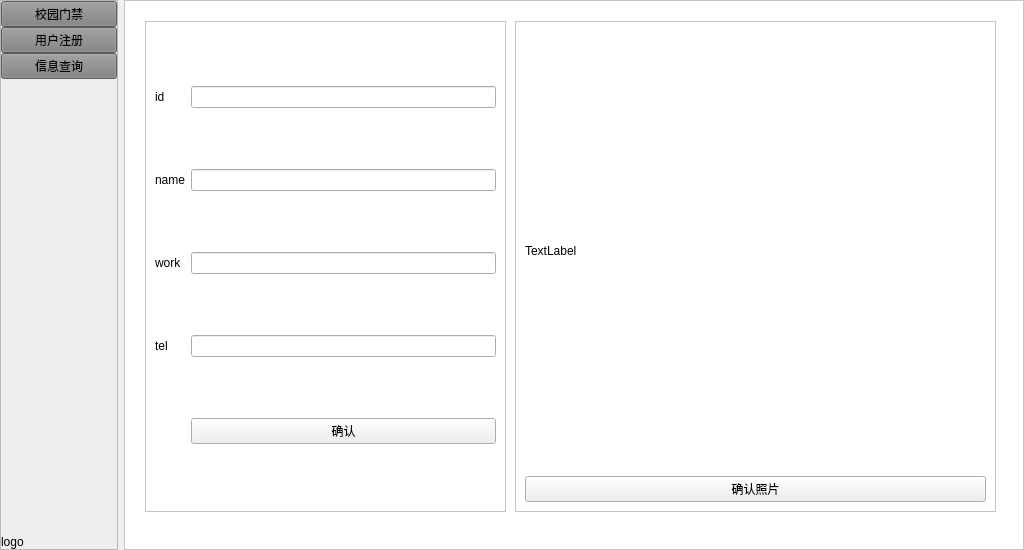
<?xml version="1.0" encoding="UTF-8"?>
<ui version="4.0">
 <class>MainWindow</class>
 <widget class="QMainWindow" name="MainWindow">
  <property name="geometry">
   <rect>
    <x>0</x>
    <y>0</y>
    <width>1024</width>
    <height>550</height>
   </rect>
  </property>
  <property name="maximumSize">
   <size>
    <width>1024</width>
    <height>600</height>
   </size>
  </property>
  <property name="windowTitle">
   <string>MainWindow</string>
  </property>
  <widget class="QWidget" name="centralwidget">
   <layout class="QGridLayout" name="gridLayout_2">
    <property name="leftMargin">
     <number>0</number>
    </property>
    <property name="topMargin">
     <number>0</number>
    </property>
    <property name="rightMargin">
     <number>0</number>
    </property>
    <property name="bottomMargin">
     <number>0</number>
    </property>
    <item row="0" column="0">
     <widget class="QFrame" name="menu">
      <property name="maximumSize">
       <size>
        <width>124</width>
        <height>16777215</height>
       </size>
      </property>
      <property name="styleSheet">
       <string notr="true">QFrame { background-color : rgb(238, 238, 238)}</string>
      </property>
      <property name="frameShape">
       <enum>QFrame::StyledPanel</enum>
      </property>
      <property name="frameShadow">
       <enum>QFrame::Raised</enum>
      </property>
      <property name="lineWidth">
       <number>1</number>
      </property>
      <layout class="QVBoxLayout" name="verticalLayout">
       <property name="spacing">
        <number>0</number>
       </property>
       <property name="leftMargin">
        <number>0</number>
       </property>
       <property name="topMargin">
        <number>0</number>
       </property>
       <property name="rightMargin">
        <number>0</number>
       </property>
       <property name="bottomMargin">
        <number>0</number>
       </property>
       <item>
        <widget class="QPushButton" name="menu_index">
         <property name="styleSheet">
          <string notr="true">QPushButton{ background-color : grey }</string>
         </property>
         <property name="text">
          <string>校园门禁</string>
         </property>
        </widget>
       </item>
       <item>
        <widget class="QPushButton" name="menu_register">
         <property name="styleSheet">
          <string notr="true">QPushButton{ background-color : grey }</string>
         </property>
         <property name="text">
          <string>用户注册</string>
         </property>
        </widget>
       </item>
       <item>
        <widget class="QPushButton" name="menu_search">
         <property name="styleSheet">
          <string notr="true">QPushButton{ background-color : grey }</string>
         </property>
         <property name="text">
          <string>信息查询</string>
         </property>
        </widget>
       </item>
       <item>
        <spacer name="verticalSpacer">
         <property name="orientation">
          <enum>Qt::Vertical</enum>
         </property>
         <property name="sizeHint" stdset="0">
          <size>
           <width>20</width>
           <height>40</height>
          </size>
         </property>
        </spacer>
       </item>
       <item>
        <widget class="QLabel" name="logo">
         <property name="text">
          <string>logo</string>
         </property>
        </widget>
       </item>
      </layout>
     </widget>
    </item>
    <item row="0" column="1">
     <widget class="QFrame" name="frame_content">
      <property name="maximumSize">
       <size>
        <width>900</width>
        <height>600</height>
       </size>
      </property>
      <property name="styleSheet">
       <string notr="true">QFrame { background-color : white }</string>
      </property>
      <property name="frameShape">
       <enum>QFrame::StyledPanel</enum>
      </property>
      <property name="frameShadow">
       <enum>QFrame::Raised</enum>
      </property>
      <property name="lineWidth">
       <number>0</number>
      </property>
      <layout class="QVBoxLayout" name="verticalLayout_2">
       <property name="spacing">
        <number>0</number>
       </property>
       <property name="leftMargin">
        <number>0</number>
       </property>
       <property name="topMargin">
        <number>0</number>
       </property>
       <property name="rightMargin">
        <number>0</number>
       </property>
       <property name="bottomMargin">
        <number>0</number>
       </property>
       <item>
        <widget class="QStackedWidget" name="stackedWidget">
         <property name="maximumSize">
          <size>
           <width>900</width>
           <height>600</height>
          </size>
         </property>
         <property name="lineWidth">
          <number>0</number>
         </property>
         <property name="currentIndex">
          <number>1</number>
         </property>
         <widget class="QWidget" name="main_index">
          <layout class="QGridLayout" name="gridLayout">
           <item row="0" column="0">
            <widget class="QFrame" name="information">
             <property name="maximumSize">
              <size>
               <width>260</width>
               <height>400</height>
              </size>
             </property>
             <property name="frameShape">
              <enum>QFrame::StyledPanel</enum>
             </property>
             <property name="frameShadow">
              <enum>QFrame::Raised</enum>
             </property>
             <layout class="QGridLayout" name="gridLayout_3">
              <item row="4" column="0">
               <widget class="QLabel" name="index_label_tel">
                <property name="text">
                 <string>TEL</string>
                </property>
               </widget>
              </item>
              <item row="0" column="0">
               <widget class="QLabel" name="index_labe_name">
                <property name="text">
                 <string>NAME</string>
                </property>
               </widget>
              </item>
              <item row="2" column="0">
               <widget class="QLabel" name="index_label_id">
                <property name="text">
                 <string>ID</string>
                </property>
               </widget>
              </item>
              <item row="3" column="0">
               <widget class="QLabel" name="index_lable_work">
                <property name="text">
                 <string>WORK</string>
                </property>
               </widget>
              </item>
              <item row="0" column="1">
               <widget class="QLineEdit" name="index_input_name"/>
              </item>
              <item row="2" column="1">
               <widget class="QLineEdit" name="index_input_id"/>
              </item>
              <item row="3" column="1">
               <widget class="QLineEdit" name="index_input_work"/>
              </item>
              <item row="4" column="1">
               <widget class="QLineEdit" name="index_input_tel"/>
              </item>
             </layout>
            </widget>
           </item>
           <item row="1" column="0">
            <widget class="QFrame" name="index_pass">
             <property name="maximumSize">
              <size>
               <width>16777215</width>
               <height>200</height>
              </size>
             </property>
             <property name="frameShape">
              <enum>QFrame::StyledPanel</enum>
             </property>
             <property name="frameShadow">
              <enum>QFrame::Raised</enum>
             </property>
            </widget>
           </item>
           <item row="0" column="1" rowspan="2">
            <widget class="QFrame" name="index_video_frame">
             <property name="maximumSize">
              <size>
               <width>640</width>
               <height>16777215</height>
              </size>
             </property>
             <property name="frameShape">
              <enum>QFrame::StyledPanel</enum>
             </property>
             <property name="frameShadow">
              <enum>QFrame::Raised</enum>
             </property>
             <widget class="QLabel" name="index_video">
              <property name="geometry">
               <rect>
                <x>80</x>
                <y>90</y>
                <width>481</width>
                <height>331</height>
               </rect>
              </property>
              <property name="text">
               <string/>
              </property>
             </widget>
            </widget>
           </item>
          </layout>
         </widget>
         <widget class="QWidget" name="main_register">
          <widget class="QFrame" name="register_video_frame">
           <property name="geometry">
            <rect>
             <x>390</x>
             <y>20</y>
             <width>481</width>
             <height>491</height>
            </rect>
           </property>
           <property name="maximumSize">
            <size>
             <width>640</width>
             <height>16777215</height>
            </size>
           </property>
           <property name="frameShape">
            <enum>QFrame::StyledPanel</enum>
           </property>
           <property name="frameShadow">
            <enum>QFrame::Raised</enum>
           </property>
           <layout class="QVBoxLayout" name="verticalLayout_3">
            <item>
             <widget class="QLabel" name="register_video">
              <property name="maximumSize">
               <size>
                <width>640</width>
                <height>480</height>
               </size>
              </property>
              <property name="text">
               <string>TextLabel</string>
              </property>
             </widget>
            </item>
            <item>
             <widget class="QPushButton" name="register_video_pushbutton">
              <property name="text">
               <string>确认照片</string>
              </property>
             </widget>
            </item>
           </layout>
          </widget>
          <widget class="QFrame" name="frame">
           <property name="geometry">
            <rect>
             <x>20</x>
             <y>20</y>
             <width>361</width>
             <height>491</height>
            </rect>
           </property>
           <property name="frameShape">
            <enum>QFrame::StyledPanel</enum>
           </property>
           <property name="frameShadow">
            <enum>QFrame::Raised</enum>
           </property>
           <layout class="QGridLayout" name="gridLayout_4">
            <item row="0" column="0">
             <widget class="QLabel" name="register_label_id">
              <property name="text">
               <string>id</string>
              </property>
             </widget>
            </item>
            <item row="0" column="1">
             <widget class="QLineEdit" name="register_input_id"/>
            </item>
            <item row="3" column="0">
             <widget class="QLabel" name="register_label_tel">
              <property name="text">
               <string>tel</string>
              </property>
             </widget>
            </item>
            <item row="1" column="0">
             <widget class="QLabel" name="register_label_name">
              <property name="text">
               <string>name</string>
              </property>
             </widget>
            </item>
            <item row="3" column="1">
             <widget class="QLineEdit" name="register_input_tel"/>
            </item>
            <item row="2" column="0">
             <widget class="QLabel" name="register_label_work">
              <property name="text">
               <string>work</string>
              </property>
             </widget>
            </item>
            <item row="1" column="1">
             <widget class="QLineEdit" name="register_input_name"/>
            </item>
            <item row="2" column="1">
             <widget class="QLineEdit" name="register_input_work"/>
            </item>
            <item row="4" column="1">
             <widget class="QPushButton" name="register_pushButton">
              <property name="text">
               <string>确认</string>
              </property>
             </widget>
            </item>
           </layout>
          </widget>
         </widget>
         <widget class="QWidget" name="main_search"/>
        </widget>
       </item>
      </layout>
     </widget>
    </item>
   </layout>
  </widget>
 </widget>
 <resources/>
 <connections/>
</ui>
